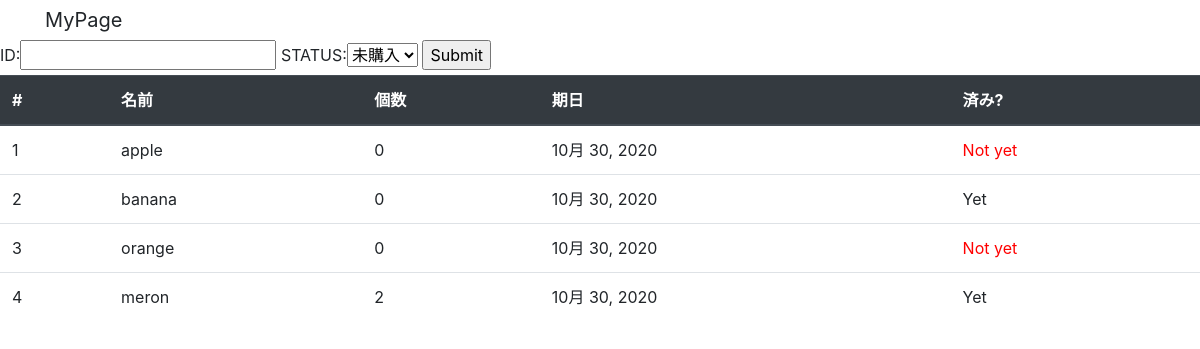
Screenshot of /shoppinglist/list/ with the database file from the repository.
### shoppinglist/models.py (models this page shows, shortened)
class Item(models.Model):
    name = models.CharField(max_length=100)
    item_url = models.URLField(blank=True,null=True)
    count = models.PositiveIntegerField(default=0)
    buy_date = models.DateField(blank=True,null=True)
    shop = models.ForeignKey(Shop,blank=True,null=True,
                             verbose_name='shop', on_delete=models.PROTECT)
    buy = models.BooleanField(default=False)

### shoppinglist/views.py (the view, shortened to what this page needs)
# urls.py: path('list/', ItemList.as_view(),name='list'),
class ItemList(ListView):
    model = Item
    def get_context_data(self, **kwargs):
        context = super().get_context_data(**kwargs)
        context['form'] = ItemBuy()
        return context

### shoppinglist/forms.py
class ItemBuy(forms.Form):
    status = (
        (0, '未購入'),
        (1, '購入済')
        )
    item_id = forms.IntegerField(label='ID')
    item_status = forms.ChoiceField(label='STATUS',widget=forms.Select, choices=status)

### shoppinglist/templates/shoppinglist/item_list.html (shortened to what this page needs)
{% extends "base.html" %}
{% block main %}
<form action="{% url 'shoppinglist:list'%}" method="post">
{{ form }}
<input type="submit"/>
</form>
<table class="table">
	<thead  class="thead-dark">
		<tr>
			<th>#</th>
			<th>名前</th>
			<th>個数</th>
			<th>期日</th>
			<th>済み?</th>
		</tr>
	</thead>
	<tbody>
	{% for item in object_list %}
		<tr>
			<td scope="row">{{ item.id }}</td>
			<td>{{ item.name }}</td>
			<td>{{ item.count }}</td>
			<td>{{ item.buy_date }}</td>
			<td>{% if item.buy == False %} <font color='red'>Not yet</font> {% endif %}
					{% if item.buy == True %} Yet {% endif %}</td>
		</tr>
	{% endfor %}
	</tbody>
	</table>
	{% endblock %}

### templates/base.html (shortened to what this page needs)
{% load static %}
<!doctype html>
<html lang="ja">
<head>
	<link rel="stylesheet" href="{% static '/bootstrap/css/bootstrap.min.css' %}">
</head>
<body>
	<div class="container">
	<nav class="nav">
		<div class="navbar-brand">MyPage</div>
	</nav>
	</div>
	{% block main %}{% endblock %}
</body>
</html>

### rows the page displays
Item: id "1", name "apple", count "0", buy_date "10月 30, 2020", buy "Not yet"
Item: id "2", name "banana", count "0", buy_date "10月 30, 2020", buy "Yet"
Item: id "3", name "orange", count "0", buy_date "10月 30, 2020", buy "Not yet"
Item: id "4", name "meron", count "2", buy_date "10月 30, 2020", buy "Yet"
